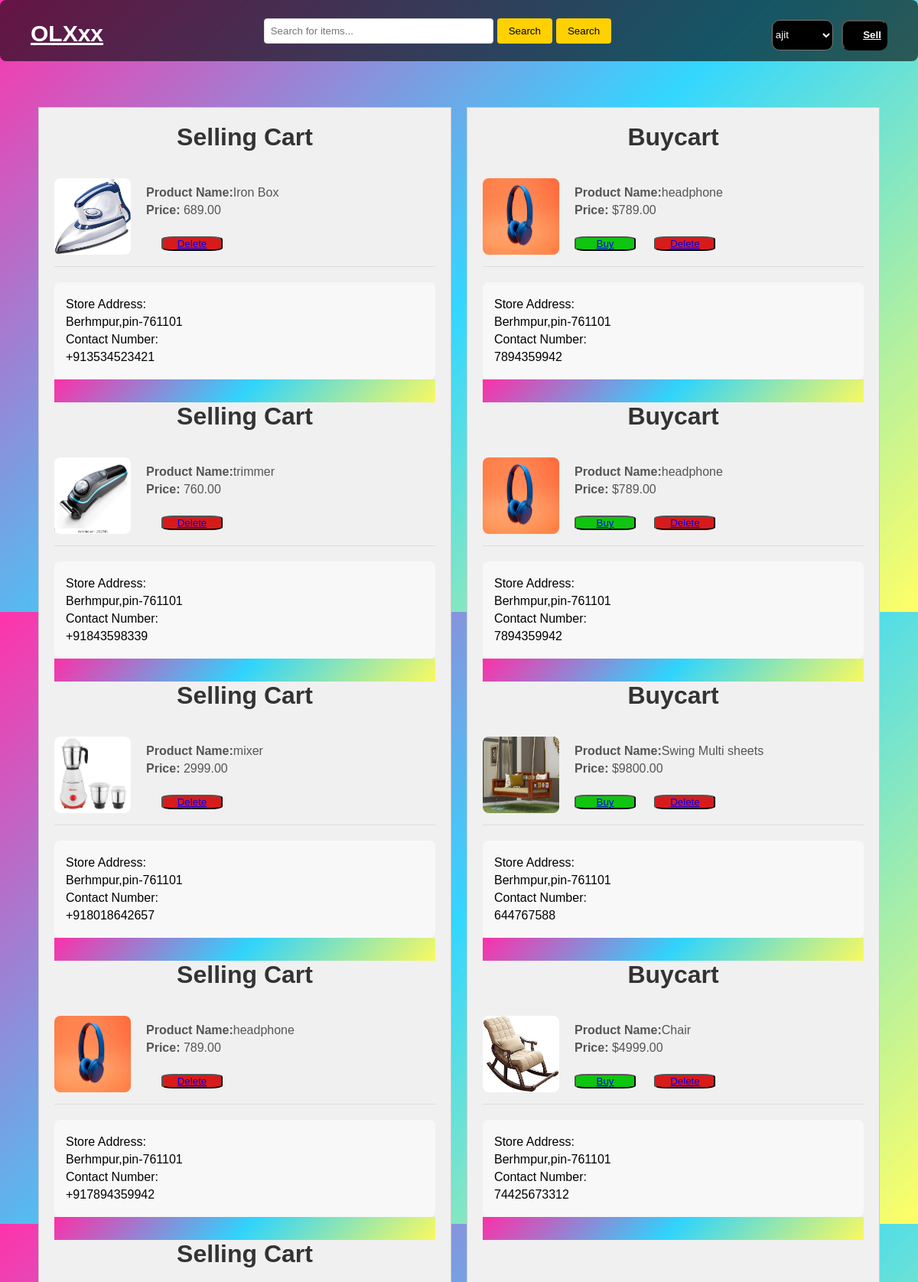
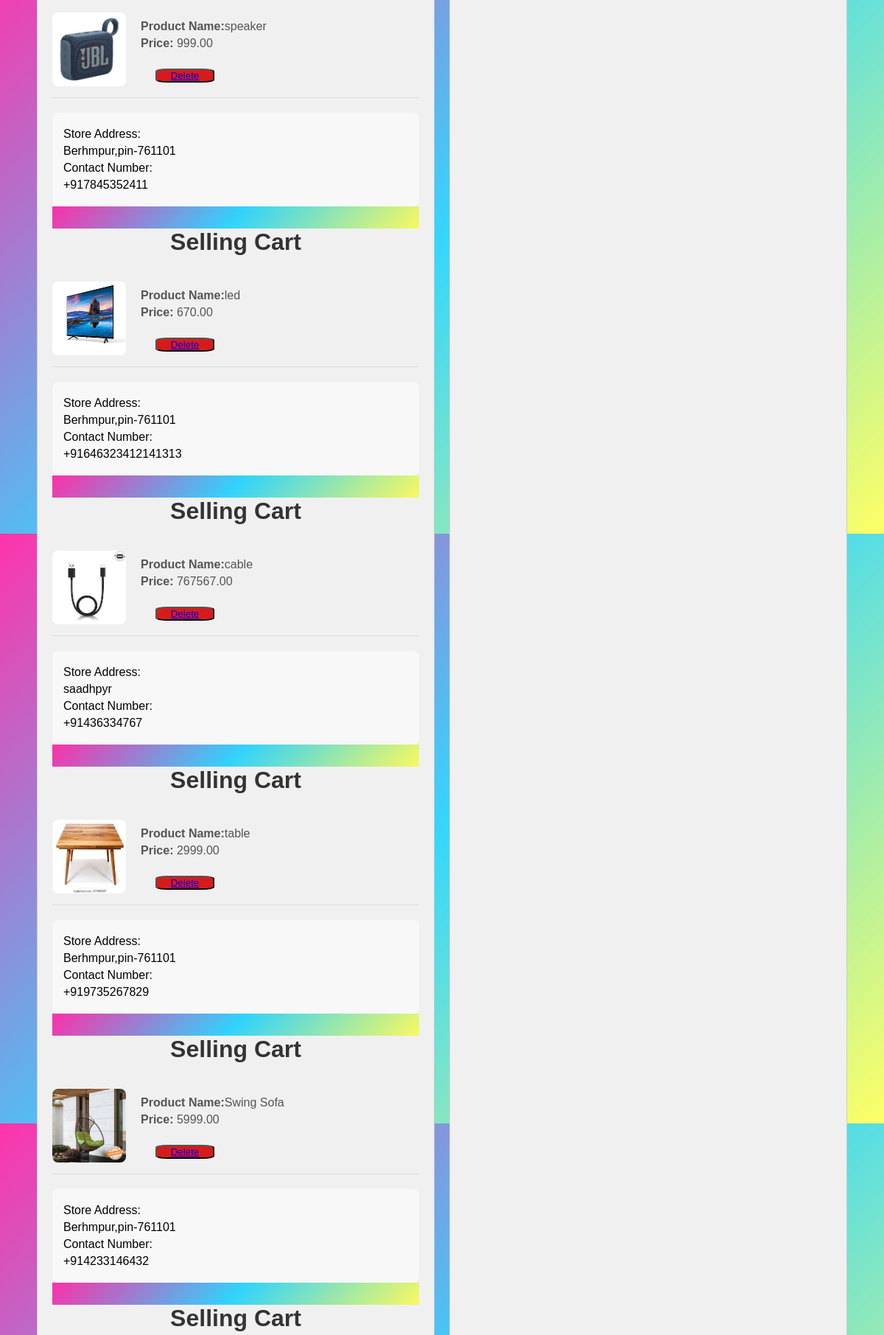
The app's page /sellcart (signed in, upper part) with its own data (2 pictures, top to bottom).
### olxapp/models.py (models this page shows, shortened)
class Product(models.Model):
    user=models.ForeignKey(User,on_delete=models.CASCADE)
    name = models.CharField(max_length=100)# For the name of the product
    price = models.DecimalField(max_digits=10, decimal_places=2)  # Price of the product
    image = models.ImageField(upload_to='images/')  # Image field for uploading images
    address = models.CharField(max_length=255)
    contact_no=models.IntegerField(max_length=10)
    type=models.CharField(choices=type,max_length=20)
    def __str__(self):
        return str(self.id)

class Cart(models.Model):
    user=models.ForeignKey(User,on_delete=models.CASCADE)
    myid=models.ForeignKey(Product,on_delete=models.CASCADE)

### olxapp/views.py (the view)
# urls.py: path('sellcart',views.sellcart,name='sellcart'),
@login_required
def sellcart(request):
    cartproducts=Cart.objects.filter(user=request.user)
    myproduct=Product.objects.filter(user=request.user)
    return render(request,'sellcart.html',{'mysellproducts':myproduct,'cartproducts':cartproducts})

### myolx/templates/sellcart.html (shortened to what this page needs)
{% extends 'base.html' %}
{% block content %}
    <div class="container">
        <div class="left-column">
            {% for x in mysellproducts %}
            <div>
                <h1>Selling Cart</h1>
                <div class="cart-item" style="margin-top: 20px;">
                    <img src="/media/{{x.image}}" alt="Product Image">
                    <div class="product-details">
                        <p><span>Product Name:</span>{{x.name}}</p>
                        <p><span>Price:</span> {{x.price}}</p>
                       <span>   <button style='background-color: rgba(214, 21, 21, 0.973); margin-left: 20px; width: 80px; border-radius: 20%; margin-top: 20px;'><a href="{% url 'deletesellpd' x.id %}">Delete</a></button></span>
                    </div>
                </div>
                <div class="contact-info">
                    <p><span>Store Address:</span></p>
                    {{x.address}}
                    <p><span>Contact Number:</span></p>
                    <p>+91{{x.contact_no}}</p>
                </div>
                <div style=" background: linear-gradient(135deg, rgba(255, 0, 150, 0.8), rgba(0, 204, 255, 0.8), rgba(255, 255, 0, 0.6)); width: auto; height: 30px;"></div>
            </div>
            {% endfor %}
        </div>
        <div class="right-column">
            {% for x in cartproducts %}
            <div>
                <h1>Buycart</h1>
                <div class="cart-item" style="margin-top: 20px;">
                    <img src="/media/{{x.myid.image}}"  alt="Product Image">
                    <div class="product-details">
                        <p><span>Product Name:</span>{{x.myid.name}}</p>
                        <p><span>Price:</span> ${{x.myid.price}}</p>
                        <button style='background-color: rgb(15, 197, 15); width: 80px; border-radius: 20%; margin-top: 20px;'><a href="{% url 'buy' x.myid %}">Buy</a></button><span>   <button style='background-color: rgba(214, 21, 21, 0.973); margin-left: 20px; width: 80px; border-radius: 20%; margin-top: 20px;'><a href="{% url 'deletecart' x.myid %}">Delete</a></button></span>
                    </div>
                </div>
                <div class="contact-info">
                    <p><span>Store Address:</span></p>
                    <p>{{x.myid.address}}</p>
                    <p><span>Contact Number:</span></p>
                    <p>{{x.myid.contact_no}}</p>
                </div>
                <div style=" background: linear-gradient(135deg, rgba(255, 0, 150, 0.8), rgba(0, 204, 255, 0.8), rgba(255, 255, 0, 0.6)); width: auto; height: 30px;"></div>
            </div>
            {% endfor %}
        </div>
    </div>
    {% endblock %}

### myolx/templates/base.html (shortened to what this page needs)
<!DOCTYPE html>
<html lang="en">
<head>
</head>
<body>
 <header>
    <nav class="navbar">
        <div class="logo">
            <a href="/">OLXxx</a>
        </div>
        <form action="{% url 'search' %}" method="post">
        <div class="search-bar" style="display: flex; justify-content: left;">
            <input type="text" placeholder="Search for items..." name="search">
            <button style="margin-left: 5px;">Search</button>
             <button style="margin-left: 5px;">Search</button>
        </div>
    </form>
        <div class="user-actions">
            {% if request.user.is_authenticated %}
                <select id="dropdown" name="dropdown" style="background-color: black; height: 40px; border-radius: 10px; color: white; width: 80px;" onchange="window.location.href=this.value;">
                    <option value="option1">{{request.user}}</option>
                </select>
            <button style="background-color: black;height: 40px; border-radius: 10px; width: 60px;"><a href="{% url 'sellform' %}">Sell  </a></button>
        </div>
        {% endif %}
    </nav>
 </header>
{% block content %}
{% endblock %}
</body>
</html>

### myolx/templates/base.html (style rules this page uses)
* { margin: 0; padding: 0; box-sizing: border-box; font-family: 'Poppins', sans-serif; }
body { width: 100%; background: linear-gradient(135deg, rgba(255, 0, 150, 0.8), rgba(0, 204, 255, 0.8), rgba(255, 255, 0, 0.6)); min-height: 350px; }
header { background-color: #19c0dd; padding: 10px 0; }
.navbar { display: flex; justify-content: space-between; align-items: center; padding: 0 20px; height: 40px; }
.navbar .logo a { font-size: 30px; color: white; font-weight: bold; }
.search-bar input { padding: 8px; width: 300px; border-radius: 4px; border: 1px solid #ddd; }
.search-bar button { padding: 8px 15px; background-color: #ffd100; border: none; border-radius: 4px; cursor: pointer; }
.user-actions a { color: white; margin-left: 20px; font-weight: bold; }

### myolx/templates/sellcart.html (style rules this page uses)
* { margin: 0; padding: 0; box-sizing: border-box; }
header { background-color: rgba(0, 0, 0, 0.6); color: white; padding: 20px; width: 100%; text-align: center; font-size: 2.5rem; margin-bottom: 20px; border-radius: 8px; }
body { font-family: Arial, sans-serif; height: 100vh; display: flex; flex-direction: column; }
.container { display: flex; flex-grow: 1; width: 100%; }
.left-column { width: 900px; background-color: #f0f0f0; padding: 20px; margin-top: 40px; width: 45%; margin-left: 50px; border: 1px solid #ccc; flex-grow: 1; }
.right-column { width: 900px; background-color: #f0f0f0; padding: 20px; width: 45%; margin-left: 20px; margin-top: 40px; margin-right: 50px; border: 1px solid #ccc; flex-grow: 1; }
p { margin-bottom: 15px; }
h1 { text-align: center; color: #333; }
.cart-item { display: flex; align-items: center; border-bottom: 1px solid #ddd; padding: 15px 0; }
.cart-item img { width: 100px; height: 100px; margin-right: 20px; border-radius: 8px; }
.cart-item .product-details { flex-grow: 1; }
.cart-item .product-details p { margin: 5px 0; font-size: 16px; color: #555; }
.cart-item .product-details span { font-weight: bold; }
.contact-info { margin-top: 20px; background-color: #f8f8f8; padding: 15px; border-radius: 8px; }
.contact-info p { margin: 5px 0; }

### records on screen
Product: image (picture), name "Iron Box", price "689.00", address "Berhmpur,pin-761101", contact_no "3534523421"
Product: image (picture), name "trimmer", price "760.00", address "Berhmpur,pin-761101", contact_no "843598339"
Product: image (picture), name "mixer", price "2999.00", address "Berhmpur,pin-761101", contact_no "8018642657"
Product: image (picture), name "headphone", price "789.00", address "Berhmpur,pin-761101", contact_no "7894359942"
Product: image (picture), name "speaker", price "999.00", address "Berhmpur,pin-761101", contact_no "7845352411"
Product: image (picture), name "led", price "670.00", address "Berhmpur,pin-761101", contact_no "646323412141313"
Product: image (picture), name "cable", price "767567.00", address "saadhpyr", contact_no "436334767"
Product: image (picture), name "table", price "2999.00", address "Berhmpur,pin-761101", contact_no "9735267829"
Product: image (picture), name "Swing Sofa", price "5999.00", address "Berhmpur,pin-761101", contact_no "4233146432"
Cart: myid.image (picture), myid.name "headphone", myid.price "789.00", myid.address "Berhmpur,pin-761101", myid.contact_no "7894359942"
Cart: myid.image (picture), myid.name "headphone", myid.price "789.00", myid.address "Berhmpur,pin-761101", myid.contact_no "7894359942"
Cart: myid.image (picture), myid.name "Swing Multi sheets", myid.price "9800.00", myid.address "Berhmpur,pin-761101", myid.contact_no "644767588"
Cart: myid.image (picture), myid.name "Chair", myid.price "4999.00", myid.address "Berhmpur,pin-761101", myid.contact_no "74425673312"
